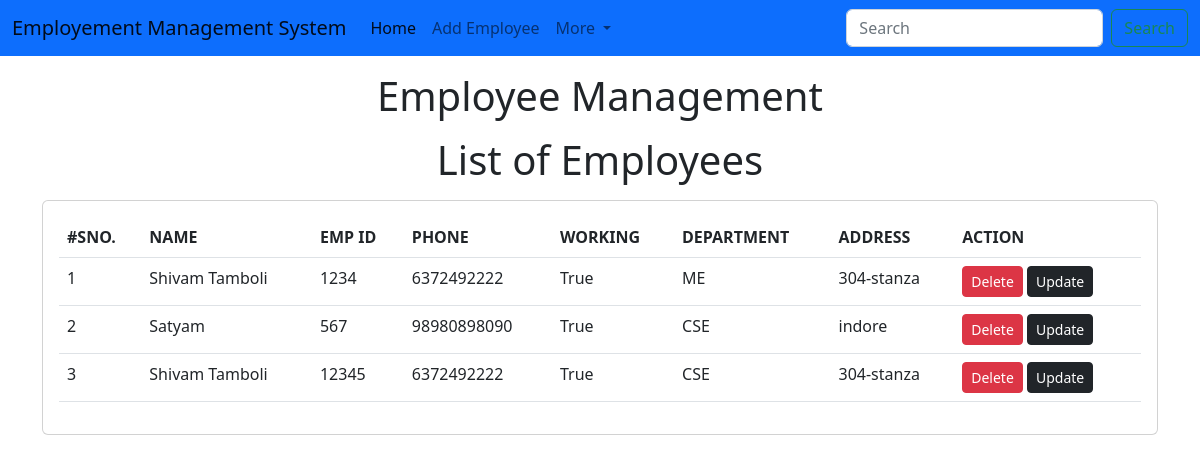
Page /emp/home/ on the earlier database version.
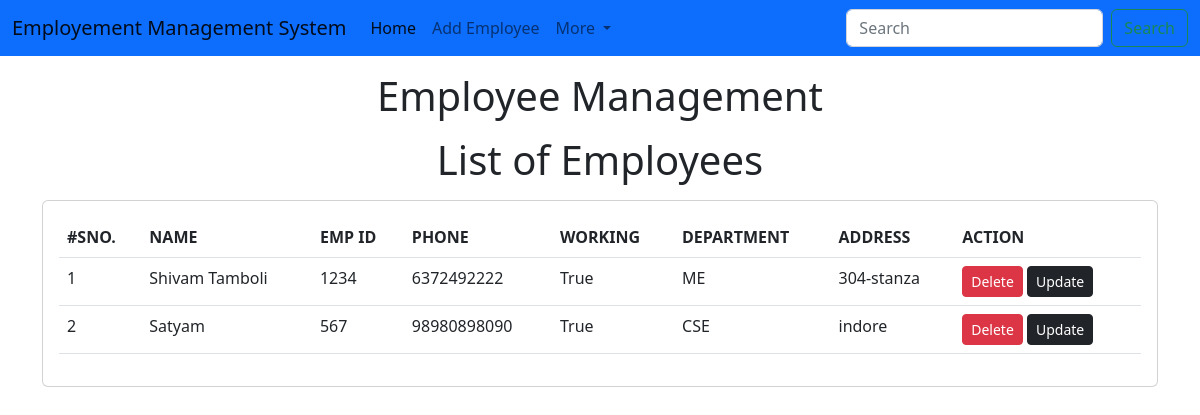
Same page on the later database version.
### emp/models.py (models this page shows, shortened)
class Emp(models.Model):
    name=models.CharField(max_length=200)
    emp_id=models.CharField(max_length=100)
    phone=models.CharField(max_length=10)
    address=models.CharField(max_length=150)
    working=models.BooleanField(default=True)
    department=models.CharField(max_length=10)

### emp/views.py (the view)
# urls.py: path("home/", emp_home),
def emp_home(request):
    emps=Emp.objects.all()
    return render(request, "emp/home.html",{
    'emps':emps
    })

### templates/emp/home.html (shortened to what this page needs)
<!DOCTYPE html>
<html lang="en">
  <head>
    <link
      href="https://cdn.jsdelivr.net/npm/bootstrap@5.2.0-beta1/dist/css/bootstrap.min.css"
      rel="stylesheet"
    />
  </head>
  <body>
    {% include 'emp/navbar.html' %}
    <h1 class="text-center my-3">Employee Management</h1>
    <h1 class="text-center my-3">List of Employees</h1>
    <div class="container">
      <div class="row">
        <div class="col-md-12">
          <div class="card">
            <div class="card-body">
              <table class="table">
                <thead>
                  <tr>
                    <th>#SNO.</th>
                    <th>NAME</th>
                    <th>EMP ID</th>
                    <th>PHONE</th>
                    <th>WORKING</th>
                    <th>DEPARTMENT</th>
                    <th>ADDRESS</th>
                    <th>ACTION</th>
                  </tr>
                </thead>
                <tbody>
                  {% for e in emps %}
                  <tr>
                    <td>{{forloop.counter}}</td>
                    <td>{{e.name}}</td>
                    <td>{{e.emp_id}}</td>
                    <td>{{e.phone}}</td>
                    <td>{{e.working}}</td>
                    <td>{{e.department}}</td>
                    <td>{{e.address}}</td>
                    <td>
                      <a href="/emp/delete-emp/{{e.id}}" class="btn btn-danger btn-sm">Delete</a>
                      <a href="/emp/update-emp/{{e.id}}" class="btn btn-dark btn-sm">Update</a>
                    </td>
                  </tr>
                  {% endfor %}
                </tbody>
              </table>
            </div>
          </div>
        </div>
      </div>
    </div>
  </body>
</html>

### templates/emp/navbar.html (shortened to what this page needs)
<nav class="navbar navbar-expand-lg bg-primary">
    <div class="container-fluid">
      <a class="navbar-brand" href="#">Employement Management System</a>
      <div class="collapse navbar-collapse" id="navbarSupportedContent">
        <ul class="navbar-nav me-auto mb-2 mb-lg-0">
          <li class="nav-item">
            <a class="nav-link active" aria-current="page" href="/emp/home/">Home</a>
          </li>
          <li class="nav-item">
            <a class="nav-link" href="/emp/add-emp/">Add Employee</a>
          </li>
          <li class="nav-item dropdown">
            <a class="nav-link dropdown-toggle" href="#" role="button" data-bs-toggle="dropdown" aria-expanded="false">
              More
            </a>
          </li>
        </ul>
        <form class="d-flex" role="search">
          <input class="form-control me-2" type="search" placeholder="Search" aria-label="Search">
          <button class="btn btn-outline-success" type="submit">Search</button>
        </form>
      </div>
    </div>
  </nav>

Differences in the rows shown:
removed Emp: name "Shivam Tamboli", emp_id "12345", phone "6372492222", working "True", department "CSE", address "304-stanza"
